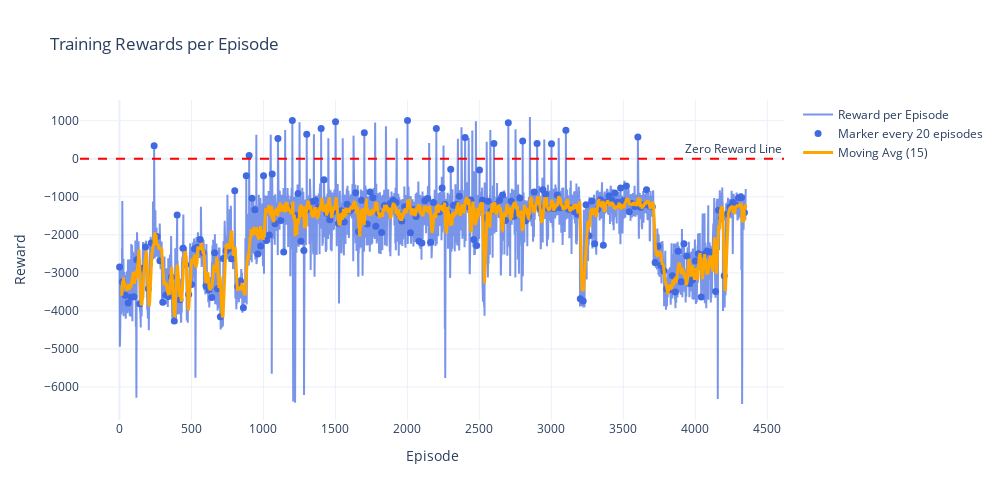

Notebook code cell kept with this figure:
### Code cell
import plotly.graph_objects as go
import numpy as np
import os

logs_path = "/Users/danielemateria/Desktop/q-learning-maze-robot/logs"
log_file_paths = os.listdir(logs_path)
log_file_paths = [os.path.join(logs_path, file) for file in log_file_paths if file.endswith('.log')]
log_file_paths.sort()

def extract_rewards_from_log(log_file_paths):
    rewards = np.array([])
    for log_file_path in log_file_paths:
        with open(log_file_path, 'r') as file:
            for line in file:
                if "|" in line:
                    reward = line.split("|")[1].strip()
                    reward = float(reward.split(":")[-1])
                    rewards = np.append(rewards, reward)
    return rewards

def plot_rewards_plotly(rewards, window=15, marker_every=20):
    episodes = np.arange(1, len(rewards) + 1)
    fig = go.Figure()
    # Linea principale
    fig.add_trace(go.Scatter(
        x=episodes, y=rewards,
        mode='lines',
        name='Reward per Episode',
        line=dict(color='royalblue', width=2),
        opacity=0.7
    ))
    # Marker ogni marker_every episodi
    marker_idx = np.arange(0, len(rewards), marker_every)
    fig.add_trace(go.Scatter(
        x=episodes[marker_idx], y=rewards[marker_idx],
        mode='markers',
        name=f'Marker every {marker_every} episodes',
        marker=dict(color='royalblue', size=7, symbol='circle')
    ))
    # Media mobile
    if len(rewards) >= window:
        moving_avg = np.convolve(rewards, np.ones(window)/window, mode='valid')
        fig.add_trace(go.Scatter(
            x=episodes[window-1:], y=moving_avg,
            mode='lines',
            name=f'Moving Avg ({window})',
            line=dict(color='orange', width=3)
        ))
    fig.update_layout(
        title='Training Rewards per Episode',
        xaxis_title='Episode',
        yaxis_title='Reward',
        template='plotly_white',
        legend=dict(font=dict(size=12)),
        width=1000, height=500
    )
    fig.add_hline(y=0, line_dash="dash", line_color="red", annotation_text="Zero Reward Line")
    fig.show()

rewards = extract_rewards_from_log(log_file_paths)
print("Total episodes: ", len(rewards))
print("Last episode reward: ", rewards[-1])
plot_rewards_plotly(rewards)

### Figure 1 — Plotly figure (JSON) as saved in the notebook; plotly's stock layout.template omitted (floating-point values rounded to 4 significant figures; data arrays with more than 128 entries replaced by an {"elided": "..."} marker saying what was removed)
{"data": [{"line": {"color": "royalblue", "width": 2}, "mode": "lines", "name": "Reward per Episode", "opacity": 0.7, "type": "scatter", "x": {"elided": "4350 int values"}, "y": {"elided": "4350 float values"}}, {"marker": {"color": "royalblue", "size": 7, "symbol": "circle"}, "mode": "markers", "name": "Marker every 20 episodes", "type": "scatter", "x": {"elided": "218 int values"}, "y": {"elided": "218 float values"}}, {"line": {"color": "orange", "width": 3}, "mode": "lines", "name": "Moving Avg (15)", "type": "scatter", "x": {"elided": "4336 int values"}, "y": {"elided": "4336 float values"}}], "layout": {"annotations": [{"showarrow": false, "text": "Zero Reward Line", "x": 1, "xanchor": "right", "xref": "x domain", "y": 0, "yanchor": "bottom", "yref": "y"}], "height": 500, "legend": {"font": {"size": 12}}, "shapes": [{"line": {"color": "red", "dash": "dash"}, "type": "line", "x0": 0, "x1": 1, "xref": "x domain", "y0": 0, "y1": 0, "yref": "y"}], "title": {"text": "Training Rewards per Episode"}, "width": 1000, "xaxis": {"title": {"text": "Episode"}}, "yaxis": {"title": {"text": "Reward"}}}}
